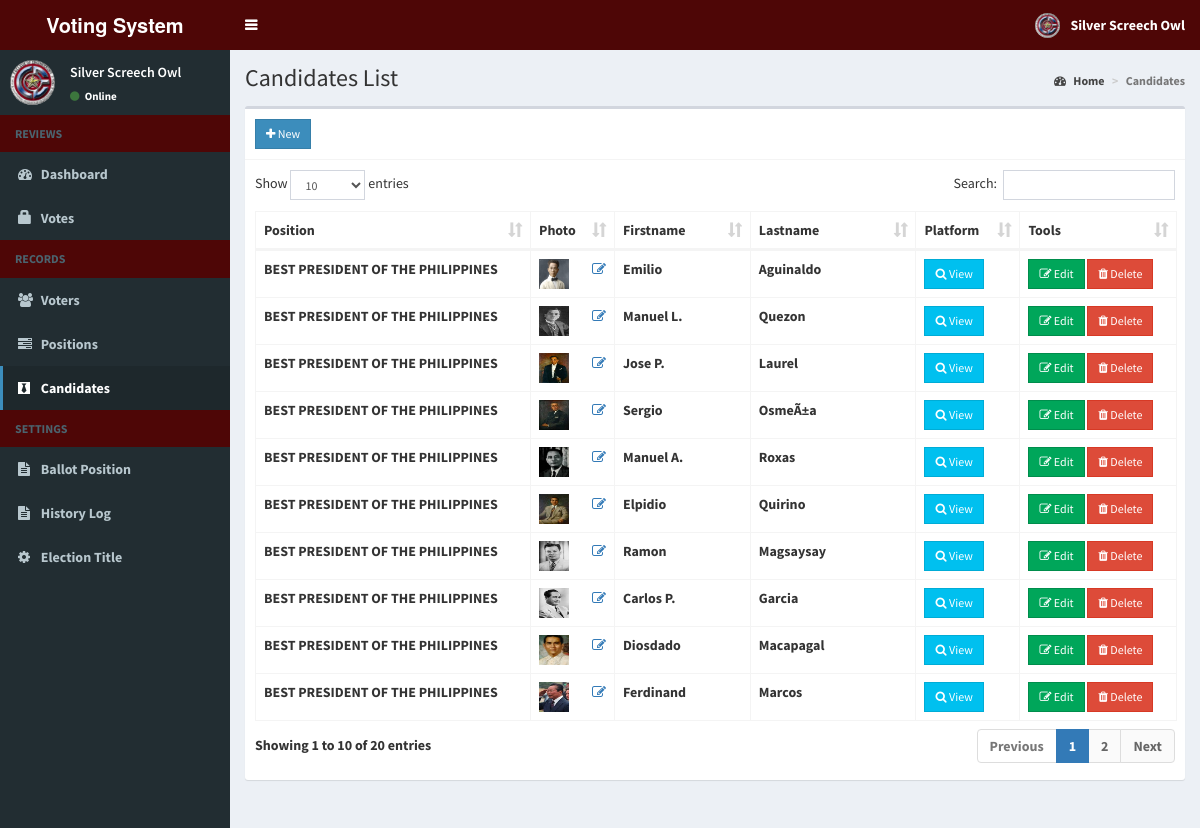
/votesystem/admin/candidates.php (signed in), run on the app's committed database.
### tables this page shows
CREATE TABLE `candidates` (
  `id` int(11) NOT NULL AUTO_INCREMENT,
  `position_id` int(11) NOT NULL,
  `firstname` varchar(30) NOT NULL,
  `lastname` varchar(30) NOT NULL,
  `photo` varchar(150) NOT NULL,
  `platform` text NOT NULL,
  PRIMARY KEY (`id`)
);

CREATE TABLE `positions` (
  `id` int(11) NOT NULL AUTO_INCREMENT,
  `description` varchar(50) NOT NULL,
  `max_vote` int(11) NOT NULL,
  `priority` int(11) NOT NULL,
  PRIMARY KEY (`id`)
);

### votesystem/admin/includes/session.php (called while the page is built, shortened)
<?php
	include 'includes/conn.php';
	$sql = "SELECT * FROM admin WHERE id = '".$_SESSION['admin']."'";
	$query = $conn->query($sql);
	$user = $query->fetch_assoc();
?>

### votesystem/admin/candidates.php (the view, shortened to what this page needs)
<?php include 'includes/session.php'; ?>
<?php include 'includes/header.php'; ?>
<body class="hold-transition skin-blue sidebar-mini">
<div class="wrapper">
  <?php include 'includes/navbar.php'; ?>
  <?php include 'includes/menubar.php'; ?>
  <div class="content-wrapper">
    <section class="content-header">
      <h1>
        Candidates List
      </h1>
      <ol class="breadcrumb">
        <li><a href="#"><i class="fa fa-dashboard"></i> Home</a></li>
        <li class="active">Candidates</li>
      </ol>
    </section>
    <section class="content">
      <div class="row">
        <div class="col-xs-12">
          <div class="box">
            <div class="box-header with-border">
              <a href="#addnew" data-toggle="modal" class="btn btn-primary btn-sm btn-flat"><i class="fa fa-plus"></i> New</a>
            </div>
            <div class="box-body">
              <table id="example1" class="table table-bordered">
                <thead>
                  <th>Position</th>
                  <th>Photo</th>
                  <th>Firstname</th>
                  <th>Lastname</th>
                  <th>Platform</th>
                  <th>Tools</th>
                </thead>
                <tbody>
                  <?php
                    $sql = "SELECT *, candidates.id AS canid FROM candidates LEFT JOIN positions ON positions.id=candidates.position_id ORDER BY positions.priority ASC";
                    $query = $conn->query($sql);
                    while($row = $query->fetch_assoc()){
                      $image = (!empty($row['photo'])) ? '../images/'.$row['photo'] : '../images/profile.jpg';
                      echo "
                        <tr>
                          <td class='hidden'></td>
                          <td>".$row['description']."</td>
                          <td>
                            <img src='".$image."' width='30px' height='30px'>
                            <a href='#edit_photo' data-toggle='modal' class='pull-right photo' data-id='".$row['canid']."'><span class='fa fa-edit'></span></a>
                          </td>
                          <td>".$row['firstname']."</td>
                          <td>".$row['lastname']."</td>
                          <td><a href='#platform' data-toggle='modal' class='btn btn-info btn-sm btn-flat platform' data-id='".$row['canid']."'><i class='fa fa-search'></i> View</a></td>
                          <td>
                            <button class='btn btn-success btn-sm edit btn-flat' data-id='".$row['canid']."'><i class='fa fa-edit'></i> Edit</button>
                            <button class='btn btn-danger btn-sm delete btn-flat' data-id='".$row['canid']."'><i class='fa fa-trash'></i> Delete</button>
                          </td>
                        </tr>
                      ";
                    }
                  ?>
                </tbody>
              </table>
            </div>
          </div>
        </div>
      </div>
    </section>
  </div>
</div>
</body>
</html>

### votesystem/admin/includes/header.php (shortened to what this page needs)
<!DOCTYPE html>
<html>
<head>
  	<link rel="stylesheet" href="../bower_components/bootstrap/dist/css/bootstrap.min.css">
    <link rel="stylesheet" href="../plugins/iCheck/all.css">
  	<link rel="stylesheet" href="../bower_components/font-awesome/css/font-awesome.min.css">
  	<link rel="stylesheet" href="../dist/css/AdminLTE.min.css">
    <link rel="stylesheet" href="../bower_components/datatables.net-bs/css/dataTables.bootstrap.min.css">
    <link rel="stylesheet" href="../bower_components/bootstrap-daterangepicker/daterangepicker.css">
    <link rel="stylesheet" href="../plugins/timepicker/bootstrap-timepicker.min.css">
    <link rel="stylesheet" href="../bower_components/bootstrap-datepicker/dist/css/bootstrap-datepicker.min.css">
    <link rel="stylesheet" href="../dist/css/skins/_all-skins.min.css">
    <link rel="stylesheet" href="../dist/css/custom.css">
</head>

### votesystem/admin/includes/navbar.php (shortened to what this page needs)
<header class="main-header">
  <a href="home.php" class="logo">
    <span class="logo-lg"><b>Voting System </span>
  </a>
  <nav class="navbar navbar-static-top">
    <a href="#" class="sidebar-toggle" data-toggle="push-menu" role="button">
    </a>
    <div class="navbar-custom-menu">
      <ul class="nav navbar-nav">
        <li class="dropdown user user-menu">
          <a href="#" class="dropdown-toggle" data-toggle="dropdown">
            <img src="<?php echo (!empty($user['photo'])) ? '../images/'.$user['photo'] : '../images/profile.jpg'; ?>" class="user-image" alt="User Image">
            <span class="hidden-xs"><?php echo $user['firstname'].' '.$user['lastname']; ?></span>
          </a>
        </li>
      </ul>
    </div>
  </nav>
</header>

### votesystem/admin/includes/menubar.php (shortened to what this page needs)
<aside class="main-sidebar">
  <section class="sidebar">
    <div class="user-panel">
      <div class="pull-left image">
        <img src="<?php echo (!empty($user['photo'])) ? '../images/'.$user['photo'] : '../images/profile.jpg'; ?>" class="img-circle" alt="User Image">
      </div>
      <div class="pull-left info">
        <p><?php echo $user['firstname'].' '.$user['lastname']; ?></p>
        <a><i class="fa fa-circle text-success"></i> Online</a>
      </div>
    </div>
    <ul class="sidebar-menu" data-widget="tree">
      <li class="header">REVIEWS</li>
      <li class=""><a href="home.php"><i class="fa fa-dashboard"></i> <span>Dashboard</span></a></li>
      <li class=""><a href="votes.php"><i class="glyphicon glyphicon-lock"></i> <span>Votes</span></a></li>
      <li class="header">RECORDS</li>
      <li class=""><a href="voters.php"><i class="fa fa-users"></i> <span>Voters</span></a></li>
      <li class=""><a href="positions.php"><i class="fa fa-tasks"></i> <span>Positions</span></a></li>
      <li class=""><a href="candidates.php"><i class="fa fa-black-tie"></i> <span>Candidates</span></a></li>
      <li class="header">SETTINGS</li>
      <li class=""><a href="ballot.php"><i class="fa fa-file-text"></i> <span>Ballot Position</span></a></li>
      <li class=""><a href="log.php"><i class="fa fa-file-text"></i> <span>History Log</span></a></li>
      <li class=""><a href="#config" data-toggle="modal"><i class="fa fa-cog"></i> <span>Election Title</span></a></li>
    </ul>
  </section>
</aside>

### data on the page
candidates: position.description "BEST PRESIDENT OF THE PHILIPPINES", photo (picture), firstname "Emilio", lastname "Aguinaldo"
candidates: position.description "BEST PRESIDENT OF THE PHILIPPINES", photo (picture), firstname "Manuel L.", lastname "Quezon"
candidates: position.description "BEST PRESIDENT OF THE PHILIPPINES", photo (picture), firstname "Jose P.", lastname "Laurel"
candidates: position.description "BEST PRESIDENT OF THE PHILIPPINES", photo (picture), firstname "Sergio", lastname "OsmeÃ±a"
candidates: position.description "BEST PRESIDENT OF THE PHILIPPINES", photo (picture), firstname "Manuel A.", lastname "Roxas"
candidates: position.description "BEST PRESIDENT OF THE PHILIPPINES", photo (picture), firstname "Elpidio", lastname "Quirino"
candidates: position.description "BEST PRESIDENT OF THE PHILIPPINES", photo (picture), firstname "Ramon", lastname "Magsaysay"
candidates: position.description "BEST PRESIDENT OF THE PHILIPPINES", photo (picture), firstname "Carlos P.", lastname "Garcia"
candidates: position.description "BEST PRESIDENT OF THE PHILIPPINES", photo (picture), firstname "Diosdado", lastname "Macapagal"
candidates: position.description "BEST PRESIDENT OF THE PHILIPPINES", photo (picture), firstname "Ferdinand", lastname "Marcos"

### other printed values
$user['firstname'] "Silver"
$user['lastname'] "Screech Owl"
